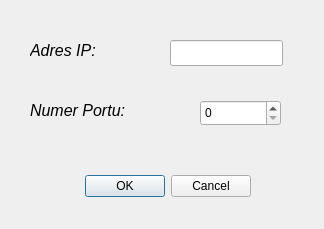
<?xml version="1.0" encoding="UTF-8"?>
<ui version="4.0">
 <class>DanePobierane</class>
 <widget class="QDialog" name="DanePobierane">
  <property name="geometry">
   <rect>
    <x>0</x>
    <y>0</y>
    <width>324</width>
    <height>229</height>
   </rect>
  </property>
  <property name="windowTitle">
   <string>Dialog</string>
  </property>
  <widget class="QDialogButtonBox" name="ZatwierdzenieUstawien">
   <property name="geometry">
    <rect>
     <x>-90</x>
     <y>170</y>
     <width>341</width>
     <height>32</height>
    </rect>
   </property>
   <property name="orientation">
    <enum>Qt::Orientation::Horizontal</enum>
   </property>
   <property name="standardButtons">
    <set>QDialogButtonBox::StandardButton::Cancel|QDialogButtonBox::StandardButton::Ok</set>
   </property>
  </widget>
  <widget class="QLineEdit" name="adresIP">
   <property name="geometry">
    <rect>
     <x>170</x>
     <y>40</y>
     <width>113</width>
     <height>26</height>
    </rect>
   </property>
  </widget>
  <widget class="QLabel" name="label">
   <property name="geometry">
    <rect>
     <x>30</x>
     <y>40</y>
     <width>91</width>
     <height>20</height>
    </rect>
   </property>
   <property name="font">
    <font>
     <pointsize>12</pointsize>
     <italic>true</italic>
    </font>
   </property>
   <property name="text">
    <string>Adres IP:</string>
   </property>
  </widget>
  <widget class="QLabel" name="label_2">
   <property name="geometry">
    <rect>
     <x>30</x>
     <y>100</y>
     <width>131</width>
     <height>20</height>
    </rect>
   </property>
   <property name="font">
    <font>
     <pointsize>12</pointsize>
     <italic>true</italic>
    </font>
   </property>
   <property name="text">
    <string>Numer Portu:</string>
   </property>
  </widget>
  <widget class="QSpinBox" name="nrPortu">
   <property name="geometry">
    <rect>
     <x>200</x>
     <y>100</y>
     <width>81</width>
     <height>26</height>
    </rect>
   </property>
  </widget>
 </widget>
 <resources/>
 <connections>
  <connection>
   <sender>ZatwierdzenieUstawien</sender>
   <signal>accepted()</signal>
   <receiver>DanePobierane</receiver>
   <slot>accept()</slot>
   <hints>
    <hint type="sourcelabel">
     <x>248</x>
     <y>254</y>
    </hint>
    <hint type="destinationlabel">
     <x>157</x>
     <y>274</y>
    </hint>
   </hints>
  </connection>
  <connection>
   <sender>ZatwierdzenieUstawien</sender>
   <signal>rejected()</signal>
   <receiver>DanePobierane</receiver>
   <slot>reject()</slot>
   <hints>
    <hint type="sourcelabel">
     <x>316</x>
     <y>260</y>
    </hint>
    <hint type="destinationlabel">
     <x>286</x>
     <y>274</y>
    </hint>
   </hints>
  </connection>
 </connections>
</ui>
